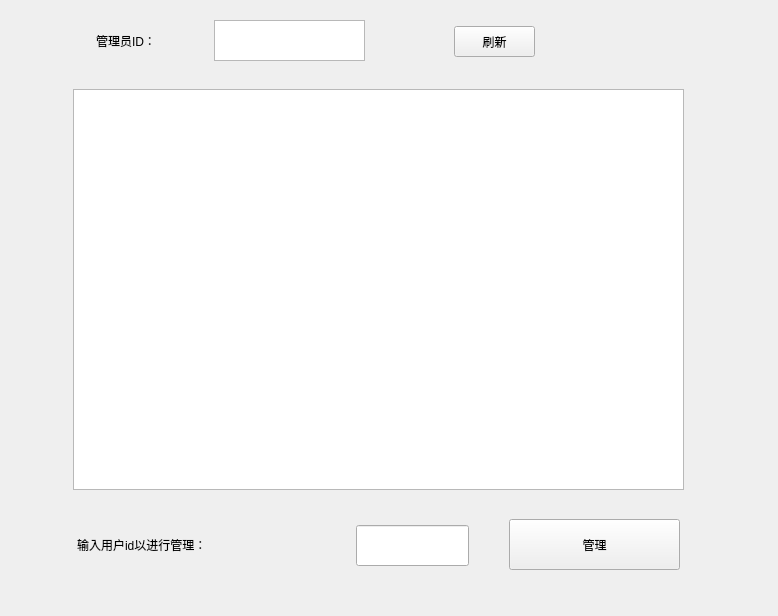
<?xml version="1.0" encoding="UTF-8"?>
<ui version="4.0">
 <class>admininfo</class>
 <widget class="QWidget" name="admininfo">
  <property name="geometry">
   <rect>
    <x>0</x>
    <y>0</y>
    <width>778</width>
    <height>616</height>
   </rect>
  </property>
  <property name="windowTitle">
   <string>Dialog</string>
  </property>
  <layout class="QGridLayout" name="gridLayout">
   <item row="0" column="0">
    <widget class="QStackedWidget" name="stack">
     <property name="minimumSize">
      <size>
       <width>0</width>
       <height>0</height>
      </size>
     </property>
     <property name="maximumSize">
      <size>
       <width>750</width>
       <height>600</height>
      </size>
     </property>
     <property name="currentIndex">
      <number>0</number>
     </property>
     <widget class="QWidget" name="info_page">
      <widget class="QLabel" name="label">
       <property name="geometry">
        <rect>
         <x>82</x>
         <y>14</y>
         <width>111</width>
         <height>31</height>
        </rect>
       </property>
       <property name="styleSheet">
        <string notr="true">font: 290 12pt &quot;微软雅黑 Light&quot;;</string>
       </property>
       <property name="text">
        <string>管理员ID：</string>
       </property>
      </widget>
      <widget class="QTextBrowser" name="textBrowser">
       <property name="geometry">
        <rect>
         <x>200</x>
         <y>9</y>
         <width>151</width>
         <height>41</height>
        </rect>
       </property>
      </widget>
      <widget class="QTableWidget" name="movie">
       <property name="geometry">
        <rect>
         <x>59</x>
         <y>78</y>
         <width>611</width>
         <height>401</height>
        </rect>
       </property>
      </widget>
      <widget class="QPushButton" name="do_manage">
       <property name="geometry">
        <rect>
         <x>495</x>
         <y>508</y>
         <width>171</width>
         <height>51</height>
        </rect>
       </property>
       <property name="text">
        <string>管理</string>
       </property>
      </widget>
      <widget class="QPushButton" name="refresh">
       <property name="geometry">
        <rect>
         <x>440</x>
         <y>15</y>
         <width>81</width>
         <height>31</height>
        </rect>
       </property>
       <property name="styleSheet">
        <string notr="true">font: 290 12pt &quot;微软雅黑 Light&quot;;</string>
       </property>
       <property name="text">
        <string>刷新</string>
       </property>
      </widget>
      <widget class="QLineEdit" name="lineEdit">
       <property name="geometry">
        <rect>
         <x>342</x>
         <y>514</y>
         <width>113</width>
         <height>41</height>
        </rect>
       </property>
      </widget>
      <widget class="QLabel" name="label_2">
       <property name="geometry">
        <rect>
         <x>63</x>
         <y>513</y>
         <width>281</width>
         <height>41</height>
        </rect>
       </property>
       <property name="styleSheet">
        <string notr="true">font: 290 12pt &quot;微软雅黑 Light&quot;;</string>
       </property>
       <property name="text">
        <string>输入用户id以进行管理：</string>
       </property>
      </widget>
     </widget>
     <widget class="QWidget" name="manage_page">
      <widget class="QLabel" name="label_3">
       <property name="geometry">
        <rect>
         <x>214</x>
         <y>177</y>
         <width>121</width>
         <height>31</height>
        </rect>
       </property>
       <property name="styleSheet">
        <string notr="true">font: 290 12pt &quot;微软雅黑 Light&quot;;</string>
       </property>
       <property name="text">
        <string>用户密码：</string>
       </property>
      </widget>
      <widget class="QLabel" name="label_4">
       <property name="geometry">
        <rect>
         <x>186</x>
         <y>250</y>
         <width>151</width>
         <height>31</height>
        </rect>
       </property>
       <property name="styleSheet">
        <string notr="true">font: 290 12pt &quot;微软雅黑 Light&quot;;</string>
       </property>
       <property name="text">
        <string>用户活跃度：</string>
       </property>
      </widget>
      <widget class="QLabel" name="label_5">
       <property name="geometry">
        <rect>
         <x>238</x>
         <y>100</y>
         <width>111</width>
         <height>41</height>
        </rect>
       </property>
       <property name="styleSheet">
        <string notr="true">font: 290 12pt &quot;微软雅黑 Light&quot;;</string>
       </property>
       <property name="text">
        <string>用户ID：</string>
       </property>
      </widget>
      <widget class="QPushButton" name="do_delete">
       <property name="geometry">
        <rect>
         <x>423</x>
         <y>339</y>
         <width>131</width>
         <height>61</height>
        </rect>
       </property>
       <property name="text">
        <string>删除用户</string>
       </property>
      </widget>
      <widget class="QPushButton" name="do_update">
       <property name="geometry">
        <rect>
         <x>140</x>
         <y>340</y>
         <width>151</width>
         <height>61</height>
        </rect>
       </property>
       <property name="text">
        <string>更新用户信息</string>
       </property>
      </widget>
      <widget class="QLineEdit" name="user_pass">
       <property name="geometry">
        <rect>
         <x>340</x>
         <y>177</y>
         <width>211</width>
         <height>41</height>
        </rect>
       </property>
      </widget>
      <widget class="QLineEdit" name="user_act">
       <property name="geometry">
        <rect>
         <x>342</x>
         <y>248</y>
         <width>113</width>
         <height>41</height>
        </rect>
       </property>
      </widget>
      <widget class="QPushButton" name="back">
       <property name="geometry">
        <rect>
         <x>280</x>
         <y>450</y>
         <width>121</width>
         <height>51</height>
        </rect>
       </property>
       <property name="text">
        <string>返回</string>
       </property>
      </widget>
      <widget class="QTextBrowser" name="user_id">
       <property name="geometry">
        <rect>
         <x>338</x>
         <y>99</y>
         <width>211</width>
         <height>41</height>
        </rect>
       </property>
      </widget>
     </widget>
     <widget class="QWidget" name="none"/>
    </widget>
   </item>
  </layout>
 </widget>
 <resources/>
 <connections/>
</ui>
